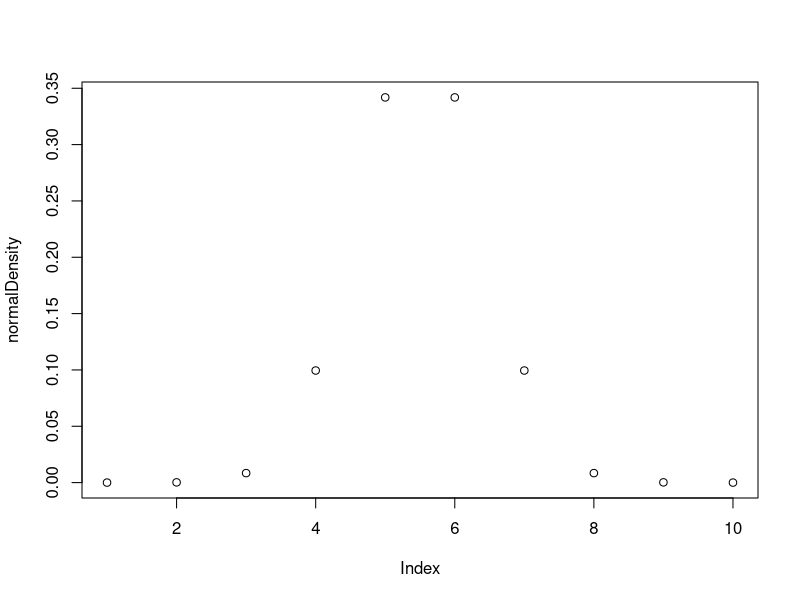
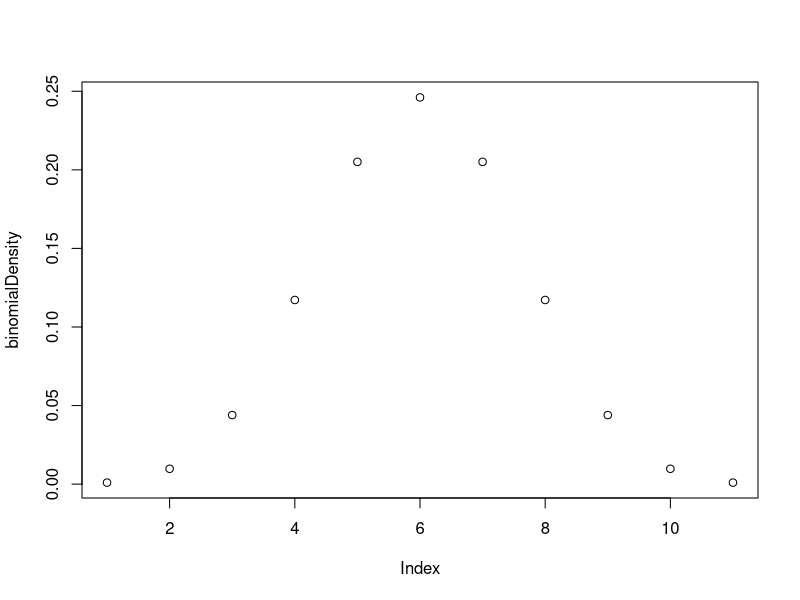

R code for these plots, in order:
# Week 1 Notes

## Getting Help https://dl.dropboxusercontent.com/u/7710864/002gettingHelp/index.html#1
?rnorm
help.search("rnorm")
args("rnorm")
rnorm

## advanced data analysis from and elemntry point of view

# Representing data in R

## Classes
###character
firstName  <- "Jeff"
class(firstName)
firstName
###numeric
heightCM <- 188.2
class(heightCM)
heightCM
###Integer
numberSons <- 1L
class(numberSons)
numberSons
###Logical
teachingCoursera <- TRUE
class(teachingCoursera)
teachingCoursera

##Objects
###Vectors
heights <- c(188.2,181.3,193.4)
heights

firstNames <- c("jeff","roger","andrew","brian")
firstNames

##Lists
vector1 <- c(188.2,181.3,193.4)
vector2 <- c("jeff","roger","andrew","brian")
myList <- list(heights = vector1,firstNames = vector2)
myList

##matrices
myMatrix <- matrix(c(1,2,3,4),byrow=T,nrow=2)
myMatrix

## Data frames
vector1 <- c(188.2,181.3,193.4,192.3)
vector2 <- c("jeff","roger","andrew","brian")
myDataFrame <- data.frame(heights = vector1,firstNames = vector2)
myDataFrame

##factors
smoker <- c("yes","no","yes","yes")
smoker
smokerFactor <- as.factor(smoker)
smokerFactor

##Missing values (NA) 
vector1 <- c(188.2,181.3,193.4,NA)
vector1
is.na(vector1) ## which of the values is missing

## Subsetting
vector1 <- c(188.2,181.3,193.4,192.3)
vector2 <- c("jeff","roger","andrew","brian")
myDataFrame <- data.frame(heights = vector1,firstNames = vector2)
vector1[1]
vector1[c(1,2,4)]
myDataFrame[1,1:2]
myDataFrame$firstNames
myDataFrame[vector2=="jeff",]
myDataFrame[vector1<190,]


# Simulation (Idealized datasets for data analysis)
## Genearte random variables from a particular distribution
### r... distribution

## Denisties
### d... distribution

## sampling...
# rfoo foo= distribution
args(rnorm)
heights <- rnorm(10,mean=188,sd=3)
heights

### binomial
args(rbinom)
coinFlips <- rbinom(10,size=10,prob=0.5)
coinFlips

### values of a density
args(dnorm)
x <- seq(from=-5,to=5,length=10)
normalDensity <- dnorm(x,mean=0,sd=1)
round(normalDensity,2)
plot(normalDensity)

### discrete
args(dbinom)
x <- seq(from=0,to=10,by=1)
binomialDensity <- dbinom(x,size=10,
                          prob=0.5)
round(binomialDensity,2)
plot(binomialDensity)

## Sample from variables
## already generated

args(sample)
heights <- rnorm(10,mean=188,
                sd=3)
heights
a <- sample(heights,size=10,
       replace=T)
b <- sample(heights,size=10,
       replace=F)
heights[order(heights)]==
 b[order(b)]

## Sample according to be probs

heights
probs <- c(0.4,
           0.3,
           0.2,
           0.1,
           0,
           0,
           0,
           0,
           0,
           0)
sum(probs)
sample(heights,size=10,
       replace=T,
       prob=probs)

## set a sp eed
set.seed(12345)
rnorm(5,mean=0,sd=1)

set.seed(5)
sample(1:8,size=4,replace=F)

##Convenience sample
probs <- c(5,5,5,5,1,1,1,1)/16
sum(probs)
sample(1:8,size=4,replace=F,prob=probs)

## Randomized trail
### causal analysis
treat1 <- sample(1:8,size=2,replace=FALSE,
                 )
treat2 <- sample(2:7,size=2,replace=FALSE,
)
c(treat1,treat2)

## Quiz
set.seed(31);
heightsCM = rnorm(30,mean=188, sd=5);
weightsK = rnorm(30,mean=84,sd=3); 
hasDaughter = sample(c(TRUE,FALSE),size=30,replace=T); 
dataFrame = data.frame(heightsCM,weightsK,hasDaughter);
dataFrameSubset <- dataFrame[dataFrame$heightsCM>188,]
mean(dataFrameSubset$weightsK)

set.seed(41)
cauchyValues <- rcauchy(100)
set.seed(415)
sampCauchy <- sample(cauchyValues,10,replace=T)
head(sampCauchy,3)



